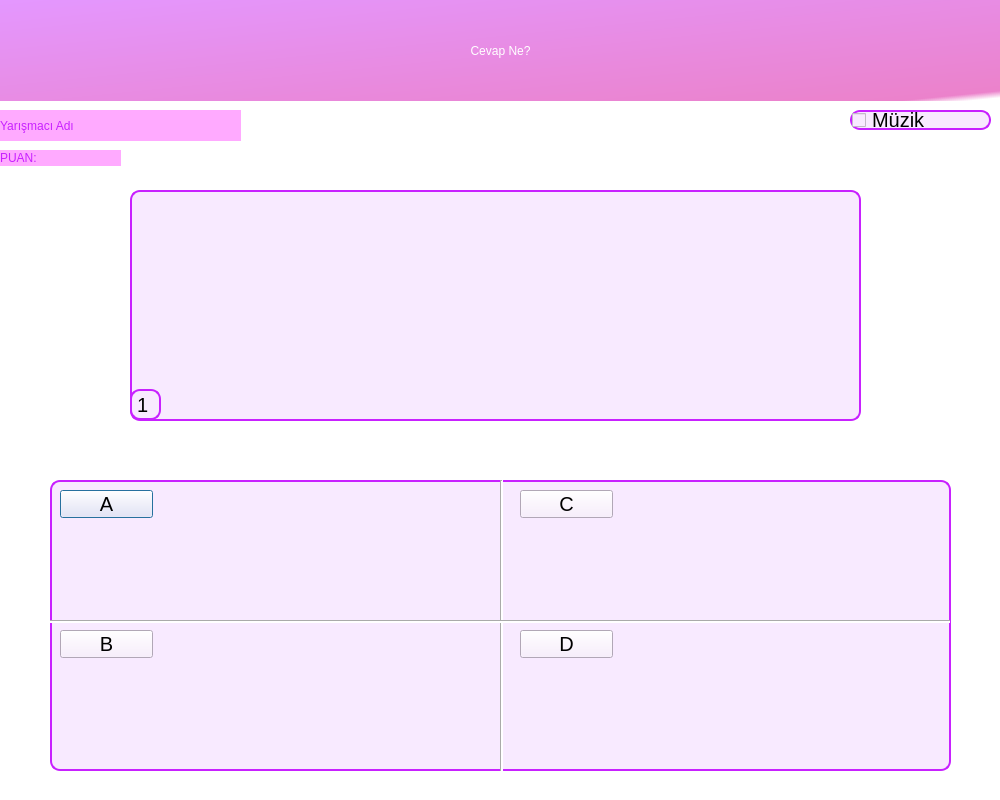
<?xml version="1.0" encoding="UTF-8"?>
<ui version="4.0">
 <class>Dialog</class>
 <widget class="QDialog" name="Dialog">
  <property name="geometry">
   <rect>
    <x>0</x>
    <y>0</y>
    <width>1000</width>
    <height>800</height>
   </rect>
  </property>
  <property name="windowTitle">
   <string>Dialog</string>
  </property>
  <property name="styleSheet">
   <string notr="true">background-color: rgb(255, 255, 255);</string>
  </property>
  <widget class="QLabel" name="label">
   <property name="geometry">
    <rect>
     <x>0</x>
     <y>0</y>
     <width>1001</width>
     <height>101</height>
    </rect>
   </property>
   <property name="styleSheet">
    <string notr="true">background-color: qlineargradient(spread:pad, x1:0, y1:0, x2:1, y2:1, stop:0 rgba(228, 151, 255, 255), stop:0.55 rgba(235, 130, 203, 255), stop:0.98 rgba(255, 255, 255, 255), stop:1 rgba(0, 0, 0, 0));
background-color: qlineargradient(spread:pad, x1:0, y1:0, x2:1, y2:1, stop:0 rgba(228, 151, 255, 255), stop:0.945274 rgba(235, 130, 203, 255), stop:0.98 rgba(255, 255, 255, 255), stop:1 rgba(0, 0, 0, 0));

font: 28pt &quot;Arial&quot;;
color:white;
</string>
   </property>
   <property name="text">
    <string>Cevap Ne?</string>
   </property>
   <property name="alignment">
    <set>Qt::AlignCenter</set>
   </property>
  </widget>
  <widget class="QLabel" name="yarismaciekranisim">
   <property name="geometry">
    <rect>
     <x>0</x>
     <y>110</y>
     <width>241</width>
     <height>31</height>
    </rect>
   </property>
   <property name="styleSheet">
    <string notr="true">font:15pt &quot;Arial&quot;;
background-color: rgb(255, 170, 255);
color: rgb(200, 33, 255);</string>
   </property>
   <property name="text">
    <string>Yarışmacı Adı</string>
   </property>
  </widget>
  <widget class="QCheckBox" name="muziksecenek">
   <property name="geometry">
    <rect>
     <x>850</x>
     <y>110</y>
     <width>141</width>
     <height>20</height>
    </rect>
   </property>
   <property name="styleSheet">
    <string notr="true">QCheckBox {
	background: #F8EAFF;
	border: 2px solid #c821ff;
	border-radius: 10px;
	color:blackf;
	font-family: Arial;
	font: 20px;
	
	
}

QCheckBoxt:focus{
	border: 2px solid #ffaa00;
	
}</string>
   </property>
   <property name="text">
    <string>Müzik</string>
   </property>
  </widget>
  <widget class="QLabel" name="label_2">
   <property name="geometry">
    <rect>
     <x>0</x>
     <y>150</y>
     <width>61</width>
     <height>16</height>
    </rect>
   </property>
   <property name="styleSheet">
    <string notr="true">font:12pt &quot;Arial&quot;;
background-color: rgb(255, 170, 255);
color: rgb(200, 33, 255);</string>
   </property>
   <property name="text">
    <string>PUAN:</string>
   </property>
  </widget>
  <widget class="QLabel" name="puangosterim">
   <property name="geometry">
    <rect>
     <x>60</x>
     <y>150</y>
     <width>61</width>
     <height>16</height>
    </rect>
   </property>
   <property name="styleSheet">
    <string notr="true">font:12pt &quot;Arial&quot;;
background-color: rgb(255, 170, 255);
color: rgb(200, 33, 255);</string>
   </property>
   <property name="text">
    <string/>
   </property>
  </widget>
  <widget class="QWidget" name="widget" native="true">
   <property name="geometry">
    <rect>
     <x>130</x>
     <y>190</y>
     <width>731</width>
     <height>231</height>
    </rect>
   </property>
   <property name="styleSheet">
    <string notr="true">QWidget#widget {
	background: #F8EAFF;
	border: 2px solid #c821ff;
	border-radius: 10px;
	color:blackf;
	font-family: Arial;
	font: 20px;
	
	
}

QWidget:focus{
	border: 2px solid #ffaa00;
	
}</string>
   </property>
   <widget class="QLabel" name="sorusayisi">
    <property name="geometry">
     <rect>
      <x>0</x>
      <y>199</y>
      <width>31</width>
      <height>31</height>
     </rect>
    </property>
    <property name="styleSheet">
     <string notr="true">QLabel {
	background: #F8EAFF;
	border: 2px solid #c821ff;
	border-radius: 10px;
	color:blackf;
	font-family: Arial;
	font: 20px;
	
	
}

QLabel:focus{
	border: 2px solid #ffaa00;
	
}</string>
    </property>
    <property name="text">
     <string>1</string>
    </property>
   </widget>
   <widget class="QLabel" name="soru">
    <property name="geometry">
     <rect>
      <x>10</x>
      <y>10</y>
      <width>711</width>
      <height>181</height>
     </rect>
    </property>
    <property name="styleSheet">
     <string notr="true">QLabel {
	background: #F8EAFF;
	
	
	color:blackf;
	font-family: Arial;
	font: 20px;
	
	
}

QLabel:focus{
	border: 2px solid #ffaa00;
	
}</string>
    </property>
    <property name="text">
     <string/>
    </property>
    <property name="alignment">
     <set>Qt::AlignCenter</set>
    </property>
   </widget>
  </widget>
  <widget class="QWidget" name="widget_2" native="true">
   <property name="geometry">
    <rect>
     <x>50</x>
     <y>480</y>
     <width>901</width>
     <height>291</height>
    </rect>
   </property>
   <property name="styleSheet">
    <string notr="true">QWidget#widget_2
{
	background: #F8EAFF;
	border: 2px solid #c821ff;
	border-radius: 10px;
	color:blackf;
	font-family: Arial;
	font: 20px;
	
	
}


	
</string>
   </property>
   <widget class="QPushButton" name="AA">
    <property name="geometry">
     <rect>
      <x>10</x>
      <y>10</y>
      <width>93</width>
      <height>28</height>
     </rect>
    </property>
    <property name="styleSheet">
     <string notr="true">QPushButton {
	background: #F8EAFF;
	
	
	color:blackf;
	font-family: Arial;
	font: 20px;
	
	
}


QPushButton:hover
{
   background-color:orange;
}
</string>
    </property>
    <property name="text">
     <string>A</string>
    </property>
   </widget>
   <widget class="QPushButton" name="BB">
    <property name="geometry">
     <rect>
      <x>10</x>
      <y>150</y>
      <width>93</width>
      <height>28</height>
     </rect>
    </property>
    <property name="styleSheet">
     <string notr="true">QPushButton {
	background: #F8EAFF;
	
	
	color:blackf;
	font-family: Arial;
	font: 20px;
	
	
}


QPushButton:hover
{
   background-color:orange;
}
</string>
    </property>
    <property name="text">
     <string>B</string>
    </property>
   </widget>
   <widget class="QPushButton" name="CC">
    <property name="geometry">
     <rect>
      <x>470</x>
      <y>10</y>
      <width>93</width>
      <height>28</height>
     </rect>
    </property>
    <property name="styleSheet">
     <string notr="true">QPushButton {
	background: #F8EAFF;
	
	
	color:blackf;
	font-family: Arial;
	font: 20px;
	
	
}


QPushButton:hover
{
   background-color:orange;
}
</string>
    </property>
    <property name="text">
     <string>C</string>
    </property>
   </widget>
   <widget class="QPushButton" name="DD">
    <property name="geometry">
     <rect>
      <x>470</x>
      <y>150</y>
      <width>93</width>
      <height>28</height>
     </rect>
    </property>
    <property name="styleSheet">
     <string notr="true">QPushButton {
	background: #F8EAFF;
	
	
	color:blackf;
	font-family: Arial;
	font: 20px;
	
	
}


QPushButton:hover
{
   background-color:orange;
}
</string>
    </property>
    <property name="text">
     <string>D</string>
    </property>
   </widget>
   <widget class="Line" name="line">
    <property name="geometry">
     <rect>
      <x>450</x>
      <y>0</y>
      <width>3</width>
      <height>300</height>
     </rect>
    </property>
    <property name="orientation">
     <enum>Qt::Vertical</enum>
    </property>
   </widget>
   <widget class="Line" name="line_2">
    <property name="geometry">
     <rect>
      <x>0</x>
      <y>140</y>
      <width>900</width>
      <height>3</height>
     </rect>
    </property>
    <property name="styleSheet">
     <string notr="true">color: rgb(170, 0, 255);
</string>
    </property>
    <property name="orientation">
     <enum>Qt::Horizontal</enum>
    </property>
   </widget>
   <widget class="QLabel" name="cevapa">
    <property name="geometry">
     <rect>
      <x>10</x>
      <y>20</y>
      <width>441</width>
      <height>121</height>
     </rect>
    </property>
    <property name="styleSheet">
     <string notr="true">QLabel {
	background: #F8EAFF;
	
	
	color:blackf;
	font-family: Arial;
	font: 20px;
	
	
}
</string>
    </property>
    <property name="text">
     <string/>
    </property>
    <property name="alignment">
     <set>Qt::AlignCenter</set>
    </property>
   </widget>
   <widget class="QLabel" name="cevapb">
    <property name="geometry">
     <rect>
      <x>10</x>
      <y>140</y>
      <width>441</width>
      <height>141</height>
     </rect>
    </property>
    <property name="styleSheet">
     <string notr="true">QLabel {
	background: #F8EAFF;
	
	
	color:blackf;
	font-family: Arial;
	font: 20px;
	
	
}
</string>
    </property>
    <property name="text">
     <string/>
    </property>
    <property name="alignment">
     <set>Qt::AlignCenter</set>
    </property>
   </widget>
   <widget class="QLabel" name="cevapd">
    <property name="geometry">
     <rect>
      <x>450</x>
      <y>140</y>
      <width>441</width>
      <height>141</height>
     </rect>
    </property>
    <property name="styleSheet">
     <string notr="true">QLabel {
	background: #F8EAFF;
	
	
	color:blackf;
	font-family: Arial;
	font: 20px;
	
	
}
</string>
    </property>
    <property name="text">
     <string/>
    </property>
    <property name="alignment">
     <set>Qt::AlignCenter</set>
    </property>
   </widget>
   <widget class="QLabel" name="cevapc">
    <property name="geometry">
     <rect>
      <x>450</x>
      <y>10</y>
      <width>441</width>
      <height>131</height>
     </rect>
    </property>
    <property name="styleSheet">
     <string notr="true">QLabel {
	background: #F8EAFF;
	
	
	color:blackf;
	font-family: Arial;
	font: 20px;
	
	
}
</string>
    </property>
    <property name="text">
     <string/>
    </property>
    <property name="alignment">
     <set>Qt::AlignCenter</set>
    </property>
   </widget>
   <zorder>cevapc</zorder>
   <zorder>cevapd</zorder>
   <zorder>cevapb</zorder>
   <zorder>cevapa</zorder>
   <zorder>AA</zorder>
   <zorder>BB</zorder>
   <zorder>CC</zorder>
   <zorder>DD</zorder>
   <zorder>line</zorder>
   <zorder>line_2</zorder>
  </widget>
 </widget>
 <resources/>
 <connections/>
</ui>
